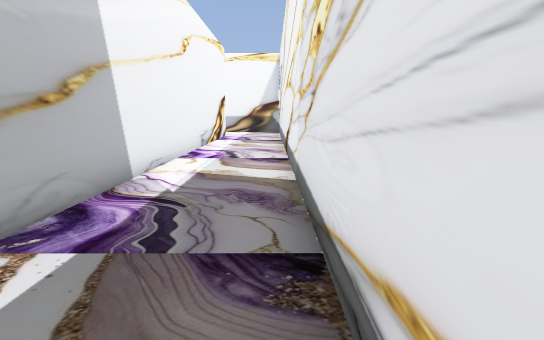
[1] (above)

21 first-person views from a walk through a 3-D level made in the Godot game engine. The camera is 1.4 m above the floor, tilts 10° down and sees 80° across. The floor is counted in squares, 1 m on a side. Each view is taken from the middle of a square. On the plan, view 1 faces up. The plan holds only what a view shows up to about 15 squares ahead; the rest is blank. The place goes on beyond the plan. Some surface patterns are stand-ins.

[2]
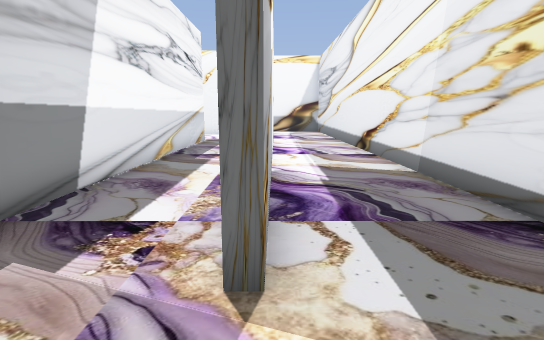

[3]
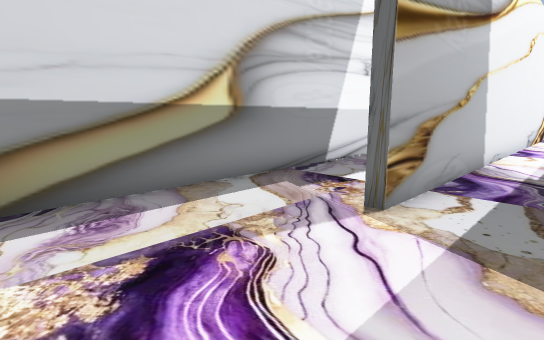

[4]
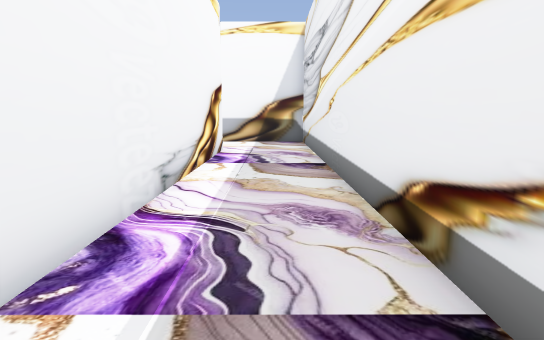

[5]
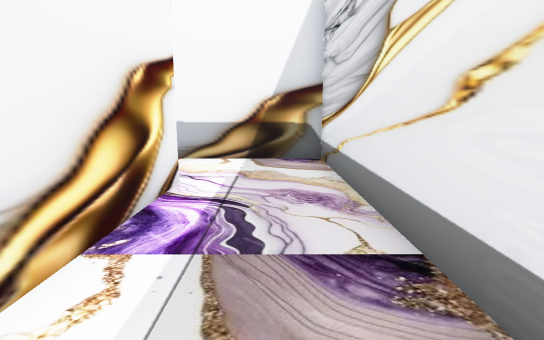

[6]
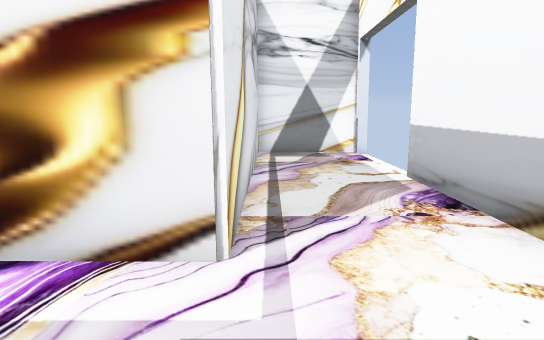

[7]
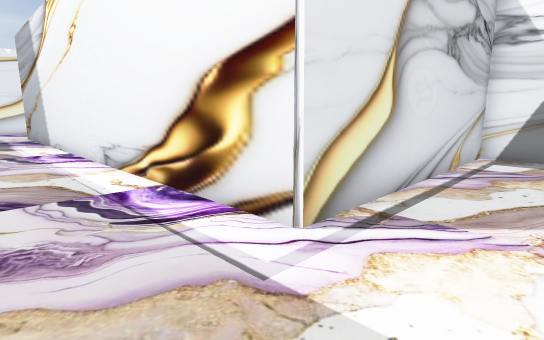

[8]
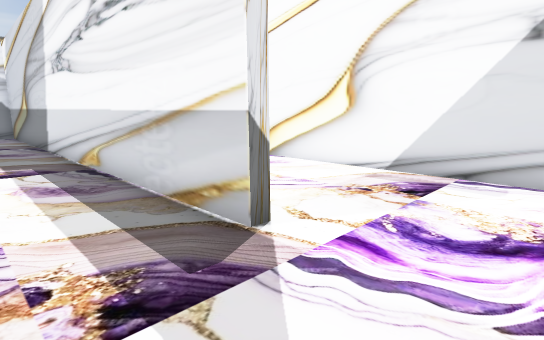

[9]
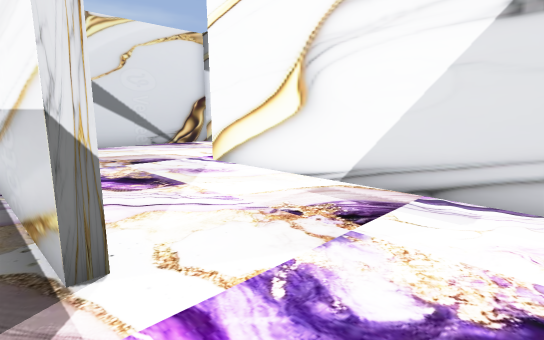

[10]
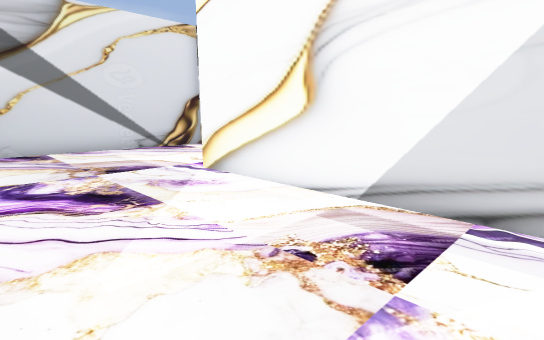

[11]
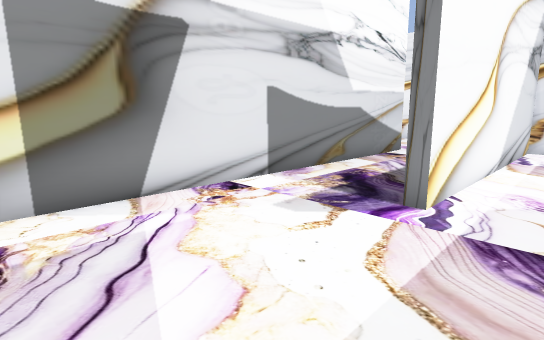

[12]
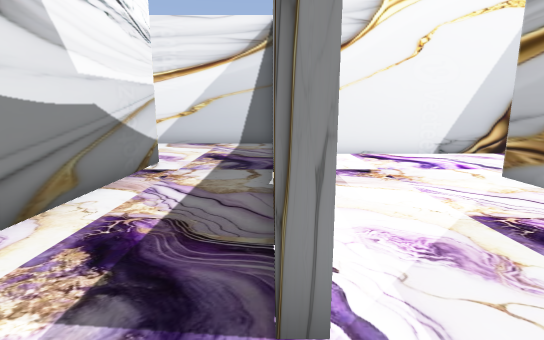

[13]
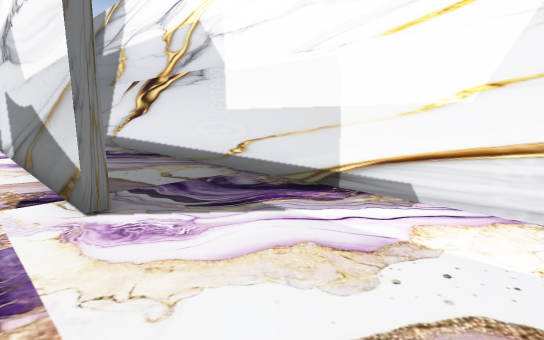

[14]
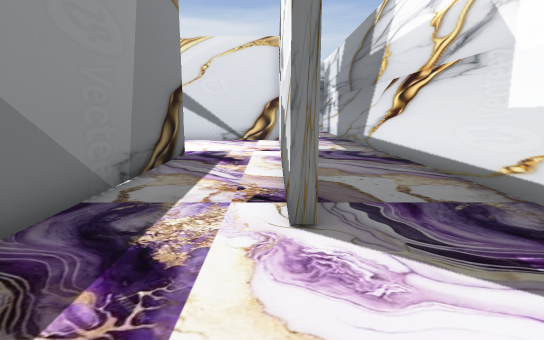

[15]
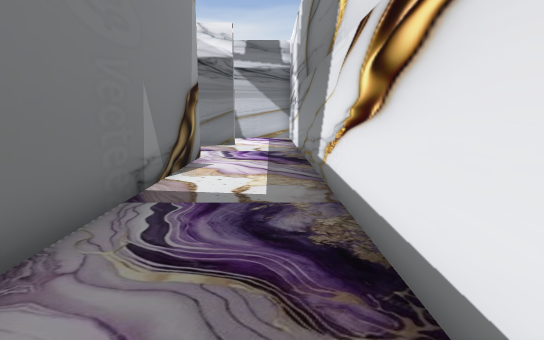

[16]
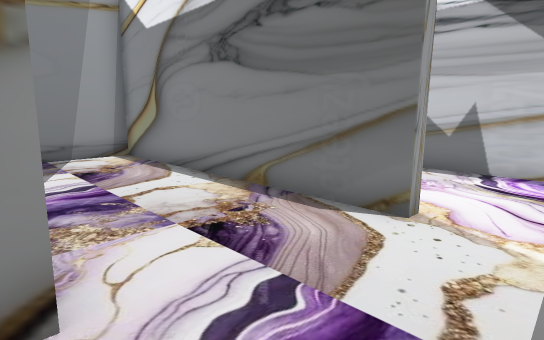

[17]
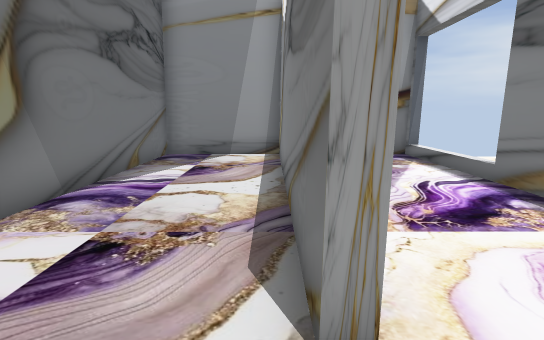

[18]
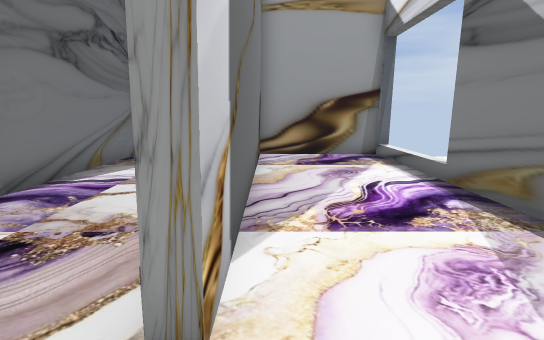

[19]
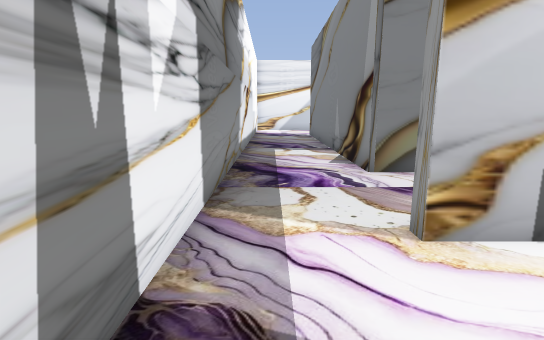

[20]
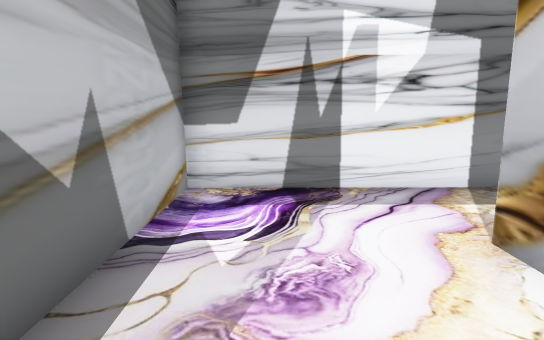

[21]
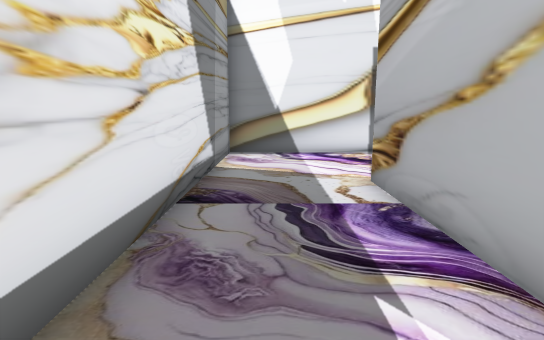

### Floor plan
Points are (right, up) in squares from view 1. A wall is a line through its corners. A room is listed if a view was taken in it or the views show most of it. See-through windows are left out.
Room 1 (views 1, 2, 3, 4, 5, 6, 7, 8, 9, 10, 11, 12, 21)
walls: (-6.9, 15) (-6.9, 16.1) (-6.5, 16.1) (-6.6, -2.7); (-12, 10.7) (-12, 18.6); (-3.8, 20.2) (-11.6, 20.2) (-11.6, 10.7); (-15.2, 18.1) (-15.4, 5) (-8.1, 4.9); (-11.6, 24.1) (-11.6, 20.5) (-2.9, 20.6) (-3.1, 1.4) (-3.4, 1.4); (-11.4, 24.4) (-11.4, 23.9); (-4.6, -3.6) (0.5, -3.6) (0.5, 24) (-7.2, 24)
ways out: opening at (-13.5, 19) to room 2
Room 2 (views 13, 14)
walls: (-15.6, 18.1) (-15.2, 18.1); (-19.2, 22.8) (-19.2, 16.6); (-11.9, 24) (-17.3, 24)
ways out: opening at (-13.5, 19) to room 1; opening at (-17.5, 15.5) to room 3
Room 3 (views 15, 16, 17)
walls: (-16.3, 0.4) (-16.3, 0.7) (-6.9, 0.7) (-6.9, 4.6) (-15.7, 4.6) (-15.6, 12.3); (-19.2, 16.6) (-19, 0.4)
ways out: opening at (-17.5, 15.5) to room 2; opening at (-17.5, 0) to room 4
Room 4 (views 18, 19, 20)
walls: (-6.9, -3.7) (-6.9, 0.4) (-16.3, 0.4); (-19, 0.4) (-19, -3.6) (-11.4, -3.6)
ways out: opening at (-17.5, 0) to room 3

Positions as (right, up) in squares from view 1, and headings:
1: (0, 0), facing up
2: (-3, -1), facing up
3: (-1, -3), facing up-left
4: (-1, 8), facing up
5: (-1, 14), facing up
6: (0, 21), facing left
7: (0, 23), facing down-left
8: (-4, 19), facing down-left
9: (-6, 19), facing down-left
10: (-7, 18), facing down-left
11: (-10, 6), facing up-left
12: (-12, 9), facing up
13: (-14, 23), facing down-left
14: (-15, 22), facing down
15: (-18, 15), facing down
16: (-18, 5), facing down-right
17: (-18, 1), facing right
18: (-18, 0), facing right
19: (-18, -3), facing up
20: (-13, -2), facing left
21: (-1, 8), facing down
